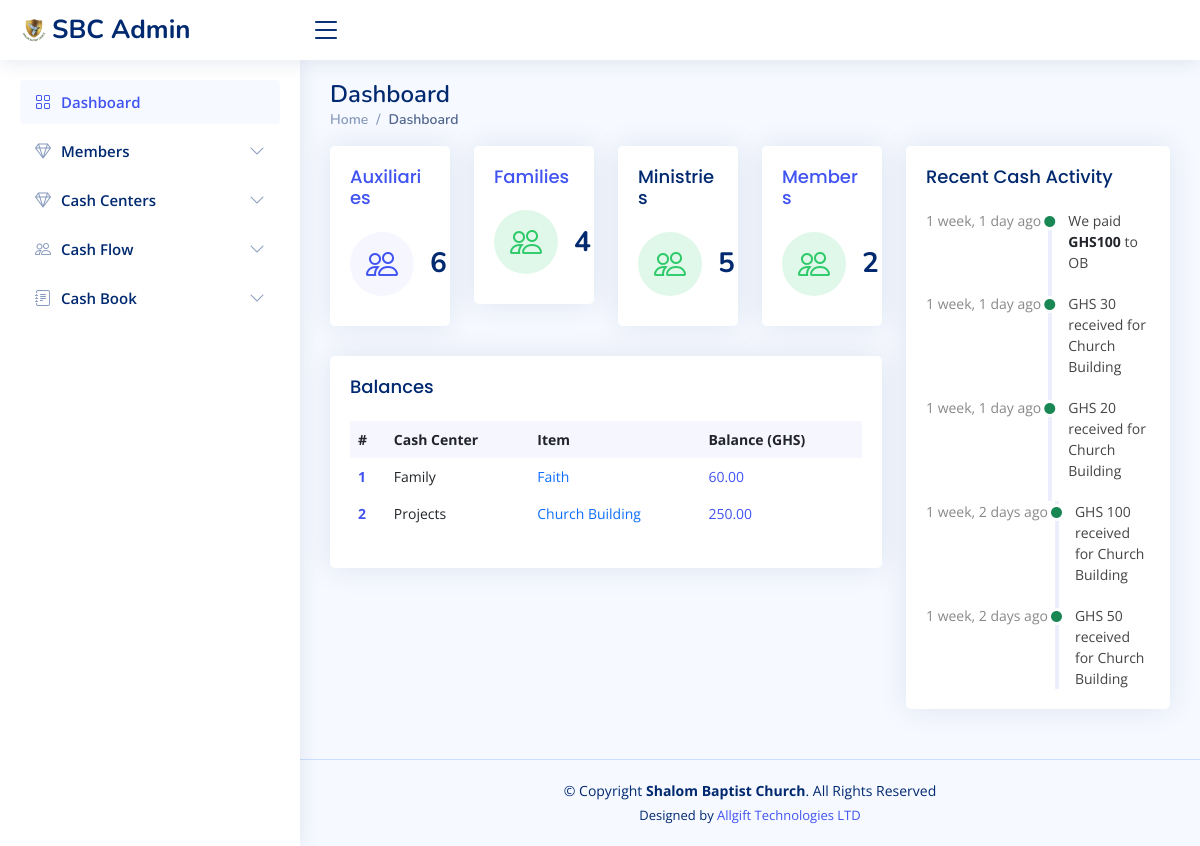
/accounts/, run on an earlier commit of the app's database.
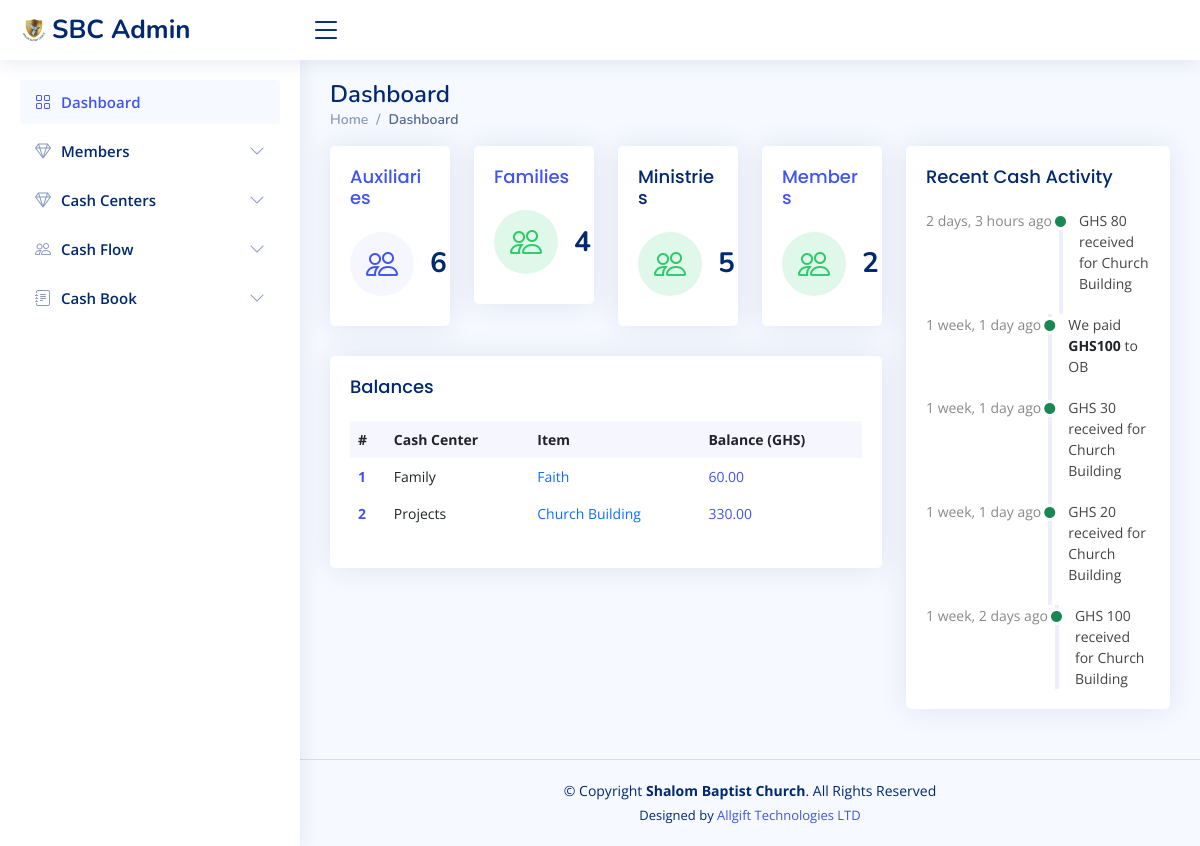
And on a later commit of the database.
### accounts/models.py (models this page shows, shortened)
class CashFlow(models.Model):
    category = models.ForeignKey(Category, on_delete=models.DO_NOTHING, blank=True)
    item_name = models.CharField(max_length=50, blank=True, null=True)
    image = models.ImageField(default='product.png', upload_to='category_pics')
    receipt_no = models.CharField(max_length=50, blank=True, null=True)
    item_description = models.TextField(blank=True, null=True)
    amount = models.IntegerField(default='0', blank=True, null=True)
    returned_to = models.CharField(max_length=50, blank=True, null=True)
    received_from = models.ForeignKey(Profile, on_delete=models.DO_NOTHING, blank=True, null=True, related_name='sale_to')
    balance = models.DecimalField(max_digits=10, decimal_places=2, default=0)
    created_on = models.DateTimeField(auto_now_add=True)
    last_updated = models.DateTimeField(auto_now=True)

class Category(models.Model):
    name = models.CharField(max_length=50, blank=True, null=True)
    description = models.TextField(blank=True, null=True)
    def __str__(self):
        return self.name

class CashFlowHistory(models.Model):
    category = models.ForeignKey(Category, on_delete=models.DO_NOTHING, blank=True)
    item_name = models.CharField(max_length=50, blank=True, null=True)
    image = models.ImageField(default='product.png', upload_to='category_pics')
    receipt_no = models.CharField(max_length=50, blank=True, null=True)
    item_description = models.TextField(blank=True, null=True)
    amount = models.IntegerField(default='0', blank=True, null=True)
    returned_to = models.CharField(max_length=50, blank=True, null=True)
    received_from = models.ForeignKey(Profile, on_delete=models.DO_NOTHING, blank=True, null=True)
    balance = models.DecimalField(max_digits=10, decimal_places=2, default=0)
    created_on = models.DateTimeField(auto_now_add=True)
    last_updated = models.DateTimeField(auto_now=True)

### accounts/views.py (the view)
# urls.py: path("", views.accounts_home, name='account_home'),
def accounts_home(request):
    member_count = User.objects.all().count()
    family_count = Family.objects.all().count()
    auxiliary_count = Auxiliaries.objects.all().count()
    ministry_count = Ministries.objects.all().count()
    cash_flow = CashFlow.objects.all()
    cash_flow_items = CashFlowHistory.objects.all().order_by('-created_on')[:5]
    context = {
        "member_count": member_count,
        "family_count": family_count,
        'auxiliary_count': auxiliary_count,
        'ministry_count': ministry_count,
        'cash_flow': cash_flow,
        'cash_flow_items': cash_flow_items
    }
    return render(request, 'accounts/home.html', context)

### templates/accounts/home.html (shortened to what the changed rows need)
{% extends 'accounts/base.html' %}
{% load humanize %}
{% block content %}
     <div class="pagetitle">
      <h1>Dashboard</h1>
    </div>
     <section class="section dashboard">
      <div class="row">
          <div class="col-lg-8">
            <div class="col-12">
              <div class="card recent-sales overflow-auto">
                <div class="card-body">
                  <table class="table table-borderless datatable table-hover">
                    <thead>
                      <tr>
                        <th scope="col">#</th>
                        <th scope="col">Cash Center</th>
                        <th scope="col">Item</th>
                        <th scope="col">Balance (GHS)</th>
                      </tr>
                    </thead>
                    <tbody>
                      {% for item in cash_flow%}
                        <tr>
                        <th scope="row"><a href="#">{{ forloop.counter }}</a></th>
                        <td>{{item.category}}</td>
                        <td><a href="{% url 'update_items' item.pk %}" class="text-primary">{{item.item_name}}</a></td>
                        <td><a href="{% url 'cashflow_detail' item.pk %}">{{item.balance}}</a></td>
                      </tr>
                      {% endfor %}
                    </tbody>
                  </table>
                </div>
              </div>
            </div>
          </div>
          <div class="col-lg-4">
          <div class="card">
            <div class="card-body">
              <div class="activity">
                {% for recent in  cash_flow_items%}
                  {% if recent.received_from %}
                    <div class="activity-item d-flex">
                      <div class="activite-label">{{recent.last_updated|naturaltime}}</div>
                      <i class='bi bi-circle-fill activity-badge text-success align-self-start'></i>
                      <div class="activity-content">
                        GHS {{recent.amount}} received for {{recent.item_name}}
                      </div>
                    </div>
                  {% else %}
                    <div class="activity-item d-flex">
                      <div class="activite-label">{{recent.last_updated|naturaltime}}</div>
                      <i class='bi bi-circle-fill activity-badge text-success align-self-start'></i>
                      <div class="activity-content">
                        We paid <a href="#" class="fw-bold text-dark">GHS{{recent.amount}}</a> to {{recent.returned_to}}
                      </div>
                    </div>
                  {% endif %}
                {% endfor %}
              </div>
            </div>
          </div>
          </div>
      </div>
    </section>
{% endblock content %}

What changed in the data, as far as the page shows it:
no longer on this page (row unchanged): CashFlowHistory: last_updated "1 week, 2 days ago", amount "50", item_name "Church Building"
changed CashFlow "Church Building": balance "250.00" → "330.00"
added CashFlowHistory: last_updated "2 days, 3 hours ago", amount "80", item_name "Church Building"
